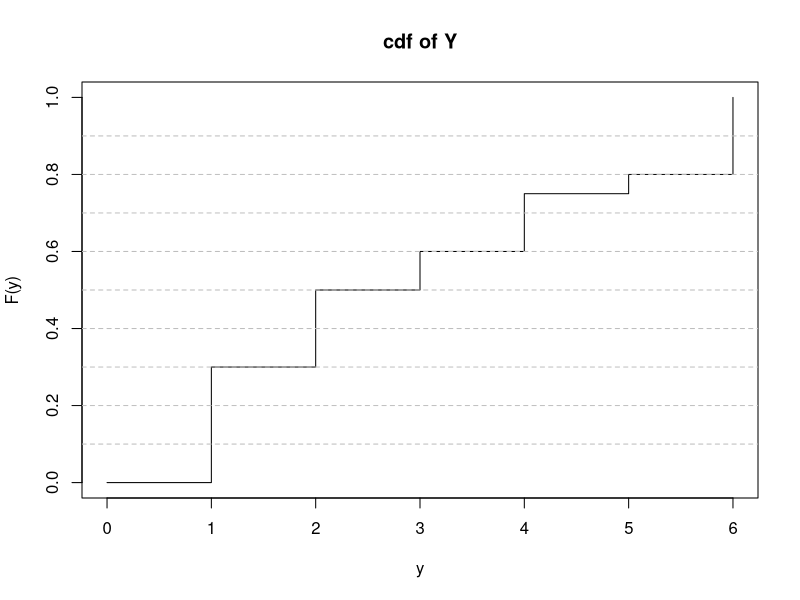
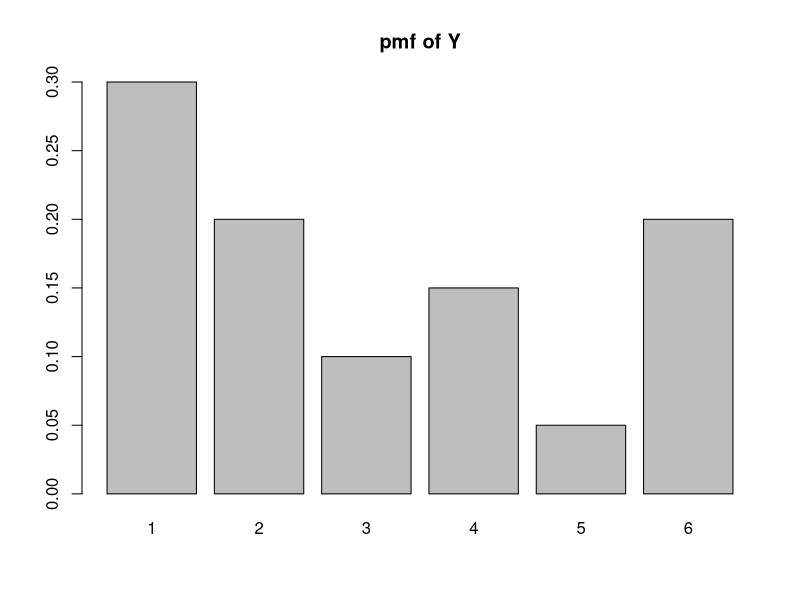
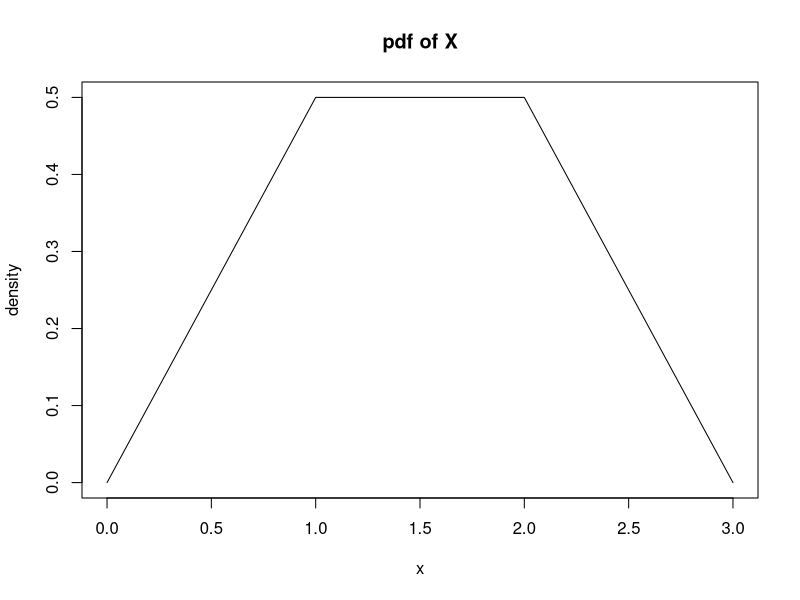

These charts were generated, in order, by the following R code:
## ---- chunk 1
knitr::opts_chunk$set(echo=T,eval=T,message=F,warning=F,fig.align='center')
library(tidyverse)
## ---- chunk 2
p_4_7 <- pnorm(7, mean = 5, sd = 2) - pnorm(4, mean = 5, sd = 2)
p_4_7

## ---- chunk 3
solve_for_p <- function() {
  eq <- function(p) {
    expected_value <- 3 * (1 - p) + 4 * p
    return(expected_value - 10/3)  
  }
  uniroot(eq, c(0, 1))$root  
}
p <- solve_for_p()
prob_6 <- p / 3
prob_6
## ---- chunk 4
plot(x=0:6, y=c(0,.3,.5, .6, .75,.8,1), type="s", ylab="F(y)", xlab="y", main="cdf of Y")
abline(h=seq(.1,.9,.1), lty=2, col="gray")
## ---- chunk 5
y <- 1:6
py <- c(0.3, 0.2, 0.1, 0.15, 0.05, 0.2)
barplot(height=py, names=y, main="pmf of Y")
## ---- chunk 6
E_Y <- sum(y * py)
E_Y
## ---- chunk 7
plot(x=c(0,1,2,3), y=c(0,.5,.5,0), type="l", ylab="density", xlab="x", main="pdf of X")
